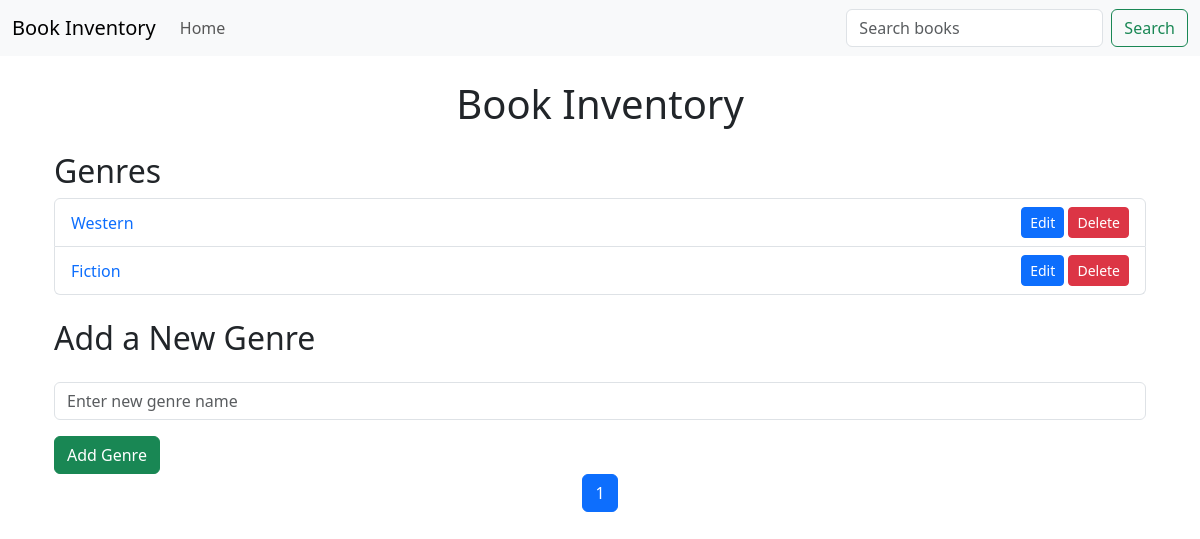
/, run on an earlier commit of the app's database.
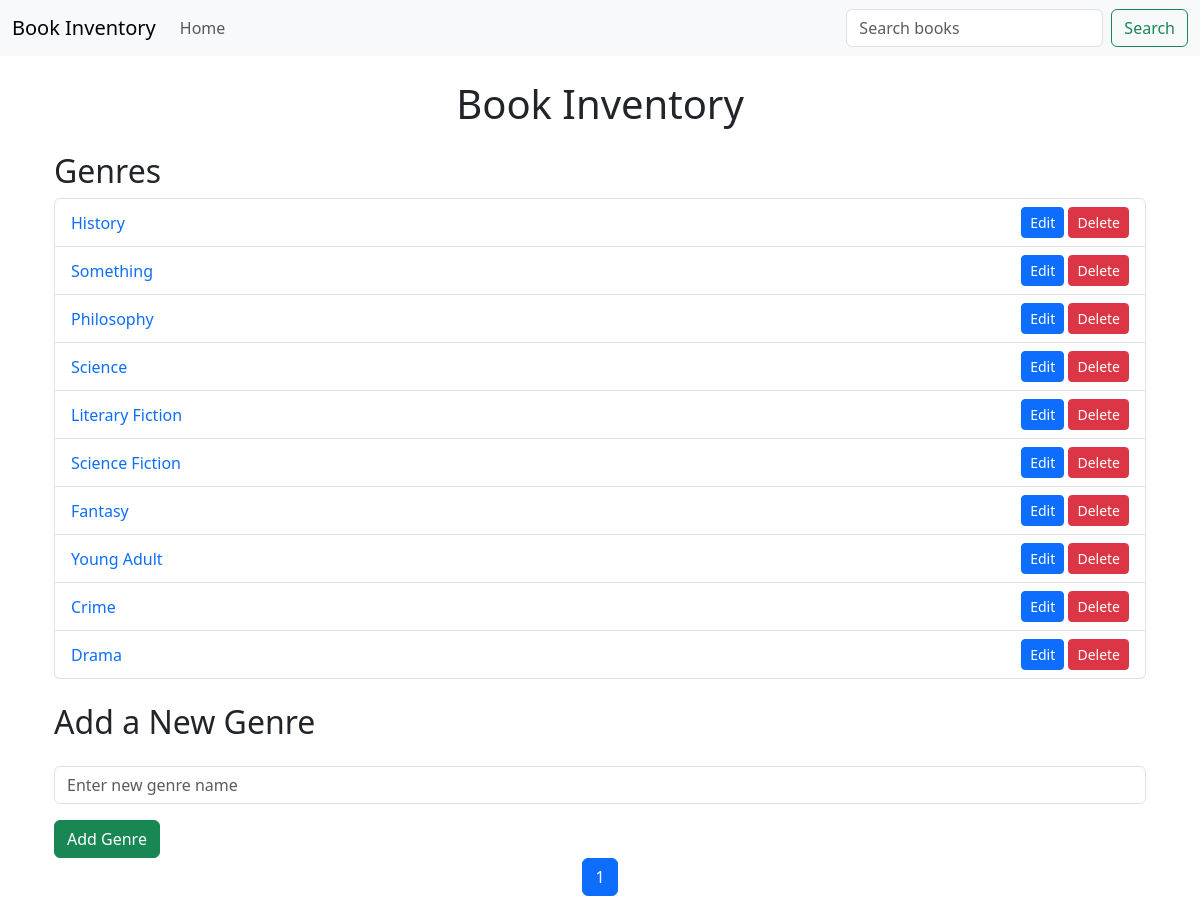
And on a later commit of the database.
### models/book.py (models this page shows)
class Genre(db.Model):
    __tablename__ = 'genres'
    id = db.Column(db.Integer, primary_key=True)
    name = db.Column(db.String(100), unique=True, nullable=False)
    books = db.relationship('Book', backref='genre',
                            cascade="all, delete-orphan", lazy=True)

### app.py (the view)
@app.route('/')
def index():
    page = request.args.get('page', 1, type=int)
    genres = Genre.query.paginate(page=page, per_page=10)
    return render_template('home.html', genres=genres)

### templates/home.html (shortened to what this page needs)
{%extends 'layout.html'%} {%block body %}
<div class="container my-4">
  <h1 class="text-center mb-4">Book Inventory</h1>
  <h2>Genres</h2>
  <ul class="list-group mb-4">
    {% for genre in genres %}
    <li
      class="list-group-item d-flex justify-content-between align-items-center"
    >
      <div>
        <a
          href="{{ url_for('view_genre', genre_name=genre.name.replace(' ', '-')) }}"
          class="text-decoration-none"
        >
          {{ genre.name }}
        </a>
      </div>
      <div>
        <a
          href="{{ url_for('edit_genre', genre_id=genre.id) }}"
          class="btn btn-sm btn-primary"
          >Edit</a
        >
        <form
          action="{{ url_for('delete_genre', genre_id=genre.id) }}"
          method="POST"
          style="display: inline"
        >
          <button
            type="submit"
            class="btn btn-sm btn-danger"
            onclick="return confirm('Are you sure you want to delete this genre?');"
          >
            Delete
          </button>
        </form>
      </div>
    </li>
    {% endfor %}
  </ul>
  <h2 class="my-4">Add a New Genre</h2>
  <form
    action="{{ url_for('add_genre') }}"
    method="POST"
    class="needs-validation"
    novalidate
  >
    <div class="mb-3">
      <input
        type="text"
        name="name"
        class="form-control"
        placeholder="Enter new genre name"
        required
      />
    </div>
    <button type="submit" class="btn btn-success">Add Genre</button>
  </form>
  <nav aria-label="Page navigation">
    <ul class="pagination justify-content-center">
      {% for page_num in genres.iter_pages(left_edge=1, right_edge=1, left_current=2, right_current=2) %}
      {% if page_num %}
      <li class="page-item {% if page_num == genres.page %}active{% endif %}">
        <a class="page-link" href="{{ url_for('index', page=page_num) }}">{{ page_num }}</a>
      </li>
      {% else %}
      <li class="page-item disabled"><span class="page-link">...</span></li>
      {% endif %}
      {% endfor %}
    </ul>
  </nav>
</div>
</div>
{% endblock%}

### templates/layout.html (shortened to what this page needs)
<!DOCTYPE html>
<html lang="en">
  <head>
    <link
      rel="stylesheet"
      href="https://cdn.jsdelivr.net/npm/bootstrap@5.3.3/dist/css/bootstrap.min.css"
    />
  </head>
  <body>
    {%include 'includes/_navbar.html'%}
    <div class="container">
       {%block body %} {% endblock%}
  </body>
</html>

### templates/includes/_navbar.html (shortened to what this page needs)
<nav class="navbar navbar-expand-lg navbar-light bg-light">
  <div class="container-fluid">
    <a class="navbar-brand" href="{{ url_for('index') }}">Book Inventory</a>
    <div class="collapse navbar-collapse" id="navbarNav">
      <ul class="navbar-nav">
        <li class="nav-item">
          <a class="nav-link" href="{{ url_for('index') }}">Home</a>
        </li>
      </ul>
    </div>
    <form class="d-flex" method="GET" action="{{ url_for('search') }}">
      <input
        class="form-control me-2"
        type="search"
        name="q"
        placeholder="Search books"
        aria-label="Search"
      />
      <button class="btn btn-outline-success" type="submit">Search</button>
    </form>
  </div>
</nav>

What changed in the data, as far as the page shows it:
removed Genre: name "Fiction"
changed Genre: name "Western" → "History"
added Genre: name "Something"
added Genre: name "Philosophy"
added Genre: name "Science"
added Genre: name "Literary Fiction"
added Genre: name "Science Fiction"
added Genre: name "Fantasy"
added Genre: name "Young Adult"
added Genre: name "Crime"
added Genre: name "Drama"
